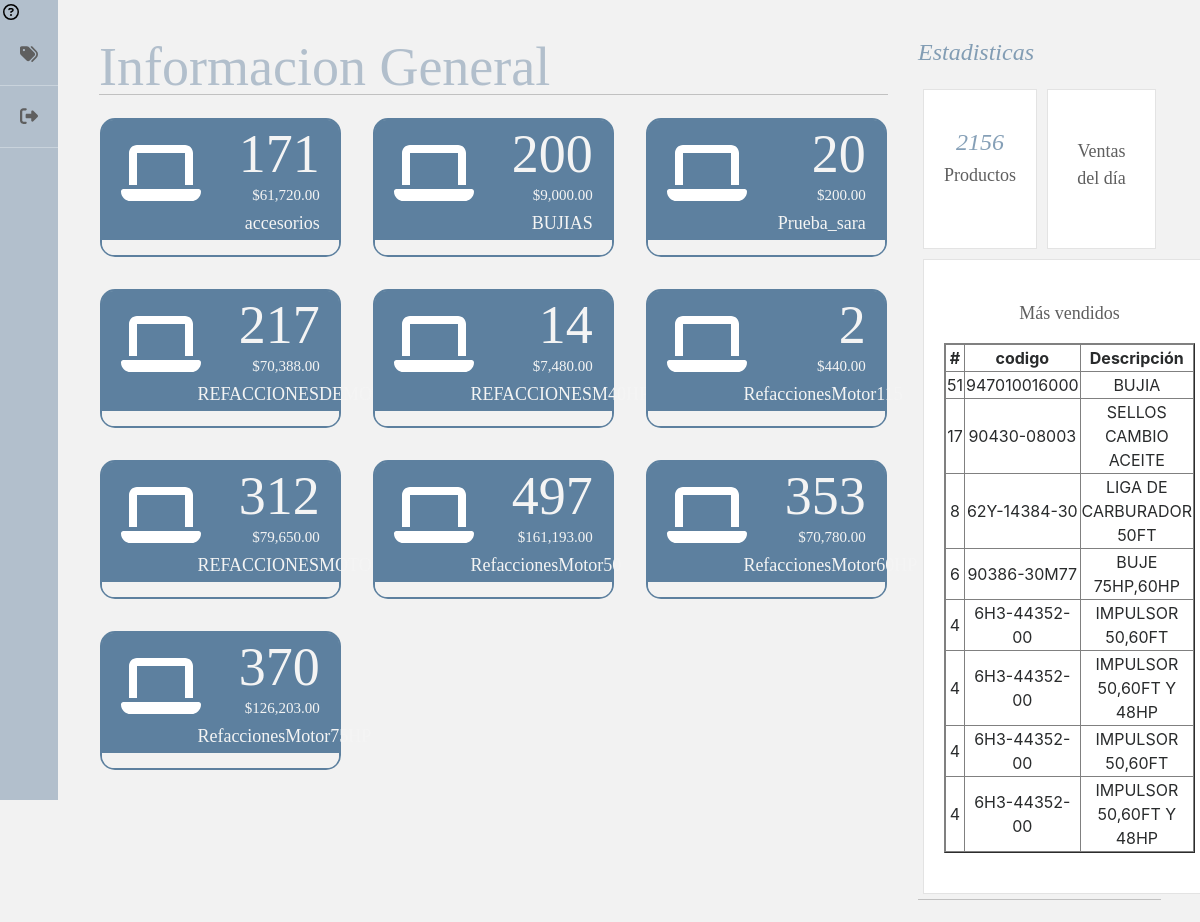
/SARA/index.php (signed in), run on the app's committed database.
### tables this page shows
CREATE TABLE `generales` (
  `id_generales` int(11) NOT NULL,
  `Codigo` varchar(150) DEFAULT NULL,
  `descripcion` varchar(150) DEFAULT NULL,
  `precio` float DEFAULT NULL,
  `cantidad` int(11) DEFAULT NULL,
  `tabla` varchar(150) DEFAULT NULL
);

### SARA/cont-index.php (the view, shortened to what this page needs)
<div class="row">
	<div class="columna col-lg-9">
		<div class="titulo-gral">
			<h1>
				<div class="row">
					<div class="col-10">Informacion General</div>
				</div>
			</h1>
		</div>
		<div class="row">
			<?php
			require('SQL/conexion.php');
			$consulta=$base->prepare('SELECT nombre, icono FROM categorias GROUP BY nombre');
			$consulta->execute();
			$totalActivos=0;
			while($registro=$consulta->fetch(PDO::FETCH_ASSOC)){
				$resultado=$base->prepare("select SUM(Cantidad) as Cantidad, round(SUM(costo*Cantidad), 2) as costo  from ".$registro['nombre']." " );
				$resultado->execute();
				while($contados=$resultado->fetch(PDO::FETCH_ASSOC)){
					echo'
					<div class="col-md-4 col-sm-6 cajitas">
					<div class="cont">
					<div class="cont-header">
					<div class="row pad-header">
					<div class="col-4" style="margin-top:6%;">
					<i class="'.$registro['icono'].' fa-4x" ></i>
					</div>
					<div class="col-8 detalles">
					<div class="cantidad">'.$contados['Cantidad'].'</div>
					<div class="costo">$'.number_format($contados['costo'], 2).'</div>
					<div class="activo">'.$registro['nombre'].'</div>
					</div>
					</div>
					</div>
					<div class="cont-footer">
					</div>
					</div>
					</div>
					';
					$totalActivos=$totalActivos+$contados['Cantidad'];
				}
			}
			?>
		</div>
	</div>
	<div class="columna col-lg-3">
		<div class="widget estadisticas">
			<h3 class="titulo">Estadisticas</h3>
			<div class="contenedor d-flex flex-wrap">
				<div class="caja">
					<h3><?php echo $totalActivos; ?></h3>
					<p>Productos</p>
				</div>
				<div class="caja">
					<p>Ventas del día</p>
				</div>
				<div class="caja">
					<p>Más vendidos</p>
					<?php
					$consulta=$base->prepare('SELECT SUM(Cantidad) AS numero, codigo FROM salidas GROUP BY codigo ORDER BY numero DESC');
					$consulta->execute();
					echo '<table border="1" style="width:100%">
					<tr>
					<th style="width:5%"><center>#</center></th>
					<th style="width:25%"><center>codigo</center></th>
					<th style="width:70%"><center>Descripción</center></th>
					</tr>';
					$num_registros=0;
					while($registro=$consulta->fetch(PDO::FETCH_ASSOC)){
						if($num_registros<5){
							$tabla=$base->prepare('SELECT Tabla from codigos where Codigo="'.$registro['codigo'].'"');
							$tabla->execute();
							while ($row=$tabla->fetch(PDO::FETCH_ASSOC)) {
								$descripcion=$base->prepare('SELECT descripcion from Generales where Codigo="'.$registro['codigo'].'" and tabla="'.$row['Tabla'].'"');
								$descripcion->execute();
								while ($row2=$descripcion->fetch(PDO::FETCH_ASSOC)) {
									echo '
									<tr>
									<td style="width:5%">'.$registro['numero'].'</td>
									<td style="width:25%">'.$registro['codigo'].'</td>
									<td style="width:70%">'.$row2['descripcion'].'</td>
									</tr>';
								}
							}
						}
						$num_registros++;
					}
					echo '</table>'
					?>
				</div>
			</div>
		</div>
	</div>
</div>

### SARA/index.php (shortened to what this page needs)
<!DOCTYPE html>
<html lang="es">
<head>
	<?php require("Est/head.php"); ?>
</head>
<body>
	<div class="container-fluid">
		<div class="row">
			<?php require("Est/nav.php"); ?>
			<main class="main col">
				<?php
				require("cont-index.php");?>
			</main>
		</div>
	</div>
</body>
</html>

### SARA/Est/head.php (shortened to what this page needs)
<link rel="stylesheet" href="css/bootstrap.css">
<link rel="stylesheet" href="css/estilos.css">
<link rel="stylesheet" href="https://use.fontawesome.com/releases/v5.6.3/css/all.css">
<link href="fontawesome/css/all.css" rel="stylesheet">
<link href="fontawesome/css/fontawesome.css" rel="stylesheet">
 	<link href="fontawesome/css/brands.css" rel="stylesheet">
 	<link href="fontawesome/css/solid.css" rel="stylesheet">
 	<link href="vendor/datatables/dataTables.bootstrap4.css" rel="stylesheet">
 <link href="css/Tablas.css" rel="stylesheet">

### SARA/Est/nav.php (shortened to what this page needs)
<?php
 require 'SQL/conexion.php';
 $sql=$base->prepare('Select * from accesos where usuario="'.$_SESSION['acceso'].'"');
 $sql->execute();
 $Super_Admin='';
 while ($row=$sql->fetch(PDO::FETCH_ASSOC)) {
 	$Super_Admin=$row['Acceso'];
 }
	if(!isset($_SESSION['acceso'])){
		echo '
		<script> window.onload = function(){
			window.location = "login.php";
		}</script>';
         echo 'No hay sesion iniciada ';
       }else {
       	echo '
			<div class="barra-lateral col-12 col-sm-auto">
			<a href="Est/ManualUsuario/Manual_usuario.pdf" target="_blanc" style="color:#000"><i class="far fa-question-circle" style="margin-left:5%;"></i></a>
				<div class="logo">
				<center><img src="img/LOGO3.png" alt=""></center>
				</div>
				<nav class="menu d-flex d-sm-block justify-content-center flex-wrap ">
				';
			if($Super_Admin=='Admin'){
				echo '
				<a href="index.php" title="Inventario"><i class="fas fa-table"></i><span> Dashboard</span></a>
					<a href="inventario-general.php" title="Inventario"><i class="fas fa-th"></i> <span>Inventario</span></a>
					<a href="salidas.php" title="salidas"><i class="fas fa-tags"></i> <span>Salidas </span></a>
					<a href="cambios.php" title="Cambios"><i class="far fa-calendar-times"></i> <span>Cambios </span></a>
					<a href="reportes.php" title="Reportes"><i class="fas fa-book"></i> <span>Reportes</span></a>
				<a href="Registrar_usuarios.php" title="Accesos"><i class="fas fa-unlock-alt"></i> <span>Accesos</span></a>';
			}else{
				echo '
					<a href="salidas.php" title="salidas"><i class="fas fa-tags"></i> <span>Salidas </span></a>
				';
			}
		echo '
		<a href="#" data-toggle="modal" data-target="#miModal" title="Cerrar sesion"><i class="fas fa-sign-out-alt"></i> <span>Cerrar sesion</span></a>
				</nav>
				<img src="img/help.png" alt="">
			</div>';
		}
?>

### SARA/css/estilos.css (style rules this page uses)
body { background:#f2f2f2; background-image: url("../img/fondo.png"); background-repeat: no-repeat; background-attachment: fixed; background-position: right; }
h1 { font-family: Museo Sans; font-weight: 100; font-style: normal; font-size: 54px; line-height: 54px; color: #b2bfcc; }
h3 { font-family: 'Brandon Grotesque'; font-weight: light; font-style: italic; font-size: 24px; line-height: 24px; letter-spacing: 0px; color: #5d809f; opacity: 75%; }
p { font-family: 'Brandon Grotesque'; font-weight: regular; font-style: normal; font-size: 18px; letter-spacing: 0px; color: #5f5f5f; }
.barra-lateral { background: #b2bfcc; min-width: 250px; min-height: 100vh; padding: 0; position: fixed; }
.barra-lateral .menu a { display: block; padding-top:14px; padding-right:20px; padding-left:20px; padding-bottom:12px; border-bottom: 1px solid rgba(255,255,255,.3); font-family: 'Brandon Grotesque'; font-weight: medium; font-style: normal; font-size: 18px; line-height: 35px; letter-spacing: 0px; color: #5f5f5f; }
.main { padding-top: 40px; }
.main .titulo { margin-bottom: 20px; }
.main .widget { margin-bottom: 40px; }
.main .estadisticas .contenedor { box-shadow: 0px 1px 0px 0px rgba(0,0,0,0.2); }
.main .estadisticas .caja { background: #fff; border: 1px solid #e3e3e3; padding: 40px 20px; flex:1; text-align: center; margin:5px; }
@media screen and (max-width: 1350px) { .barra-lateral { min-width: auto; } }
@media screen and (max-width: 1350px) { .main { margin-left: 7%; width: 60%; margin-right: 2%; } }
.cajitas { padding: 2%; }
.cont { border:2px solid #5d809f; border-radius: 15px 15px 15px 15px; }
.cont .cont-header { color: #fff; background-color: #5d809f; border-radius: 11px 11px 0px 0px; text-align: right; }
.pad-header { padding-left: 8%; padding-right: 8%; padding-top: 3%; padding-bottom: 3px; }
.cont-footer { padding: 3%; text-align: right; padding-right: 8%; background: #f2f2f2; border-radius: 0px 0px 12px 12px; }
.cont .cont-header .pad-header .detalles .cantidad { font-family: Museo Sans; font-weight: 100; font-style: normal; font-size: 54px; line-height: 54px; color: #f4f4f4; }
.cont .cont-header .pad-header .detalles .activo { font-family: 'Brandon Grotesque'; font-weight: regular; font-style: normal; font-size: 18px; line-height: 28px; color: #f4f4f4; }
.titulo-gral { box-shadow: 0px 1px 0px 0px rgba(0,0,0,0.2); }
table { display: block; overflow-x: auto; }

### SARA/css/tablas.css (style rules this page uses)
*, *::before, *::after { box-sizing: border-box; }
a { color: #007bff; text-decoration: none; background-color: transparent; -webkit-text-decoration-skip: objects; }
table { border-collapse: collapse; }

### SARA/cont-index.php (style rules this page uses)
.costo { font-family: 'Brandon Grotesque'; font-weight: regular; font-style: normal; font-size: 15px; line-height: 28px; color: #f4f4f4; }

### data on the page
generales: numero "51", codigo "947010016000", descripcion "BUJIA"
generales: numero "17", codigo "90430-08003", descripcion "SELLOS CAMBIO ACEITE"
generales: numero "8", codigo "62Y-14384-30", descripcion "LIGA DE CARBURADOR 50FT"
generales: numero "6", codigo "90386-30M77", descripcion "BUJE 75HP,60HP"
generales: numero "4", codigo "6H3-44352-00", descripcion "IMPULSOR 50,60FT"
generales: numero "4", codigo "6H3-44352-00", descripcion "IMPULSOR 50,60FT Y 48HP"

### other printed values
$contados['Cantidad'] "171"
$contados['costo'] "61,720.00"
$registro['nombre'] "accesorios"
$contados['Cantidad'] "200"
$contados['costo'] "9,000.00"
$registro['nombre'] "BUJIAS"
$contados['Cantidad'] "20"
$contados['costo'] "200.00"
$registro['nombre'] "Prueba_sara"
$contados['Cantidad'] "217"
$contados['costo'] "70,388.00"
$registro['nombre'] "REFACCIONESDEMOTOR60FT"
$contados['Cantidad'] "14"
$contados['costo'] "7,480.00"
$registro['nombre'] "REFACCIONESM40HP"
